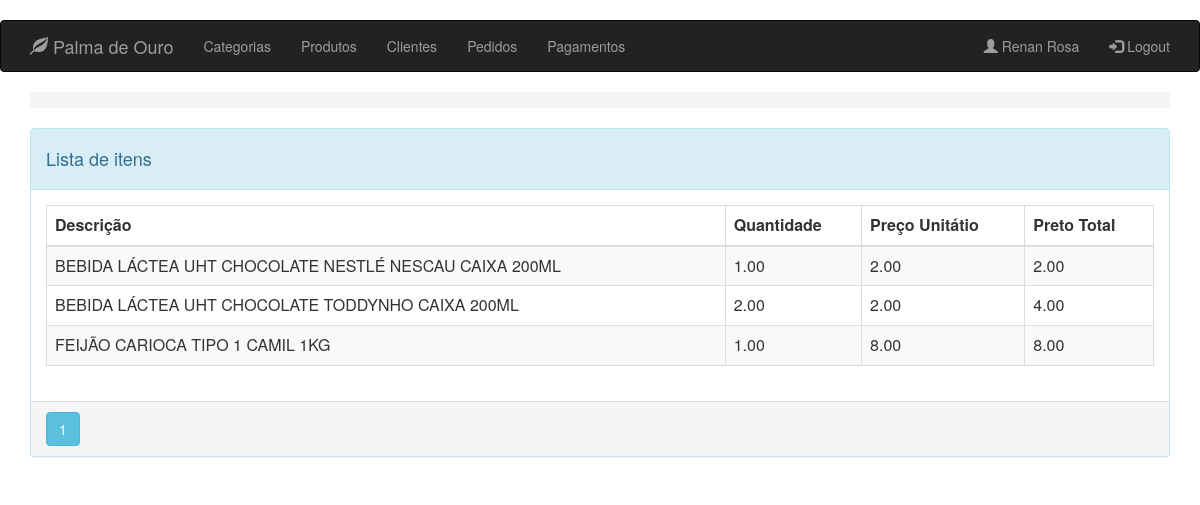
The app's page /order/1/items (signed in), older data.
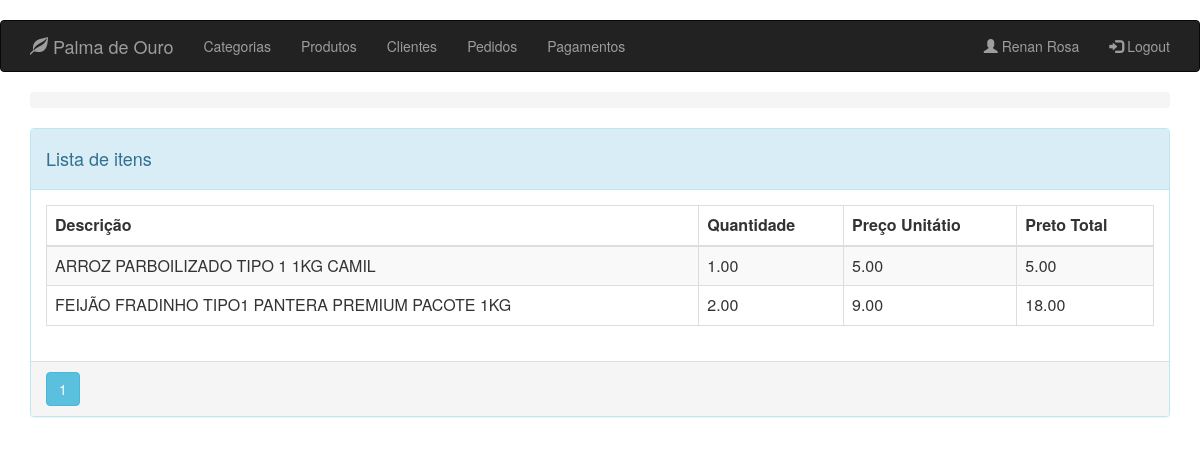
The same page, newer data.
### app/models.py (models this page shows, shortened)
class Item(db.Model):
    __tablename__ = 'items'
    id = db.Column(db.Integer, primary_key=True)
    order_id = db.Column(db.Integer, ForeignKey('orders.id'), nullable=False)
    product_id = db.Column(db.Integer, ForeignKey(
        'products.id'), nullable=False)
    quantity = db.Column(db.Numeric(5, 2), nullable=False)
    extended_cost = db.Column(db.Numeric(7, 2), nullable=False)
    order = relationship("Order", backref=backref(
        'items', order_by=id), lazy=True)
    product = relationship("Product", uselist=False)
    __table_args__ = (CheckConstraint(
        quantity >= 0.01, name='quantity_positive'),)

class Product(db.Model):
    __tablename__ = 'products'
    id = db.Column(db.Integer, primary_key=True)
    description = db.Column(db.String(64))
    image_file = db.Column(db.String(32), default='default.jpg')
    unit_cost = db.Column(db.Numeric(6, 2), nullable=False)
    is_available = db.Column(db.Boolean, nullable=False)
    code = db.Column(db.String(13), unique=True, nullable=False)
    category_id = db.Column(db.Integer, ForeignKey(
        'categories.id'), nullable=False)
    category = relationship("Category", backref=backref(
        'products', order_by=description))
    __table_args__ = (CheckConstraint(
        unit_cost >= 0.00, name='unit_cost_positive'),)

### app/routes/order/routes.py (the view)
@blueprint_order.route('/order/<int:id>/items', methods=['GET'])
@login_required
def items_order(id):
    order = Order.query.get_or_404(id)
    page = request.args.get('page', 1, type=int)
    all_items = Item.query.filter_by(order=order).paginate(page, per_page=10)
    return render_template('order/items.html', order_items=all_items)

### app/models.py (called while the page is built)
@login_manager.user_loader
def load_user(id):
    return Clerk.query.get(id)

### app/templates/order/items.html (shortened to what this page needs)
{% extends "base.html" %}
{% block page_content %}
<div class="panel panel-info">
    <div class="panel-heading">
        <div class="row">
            <div class="col col-xs-6">
                <h4>Lista de itens</h4>
            </div>
        </div>
    </div>
    <div class="panel-body">
        <table class="table table-striped table-responsive table-bordered">
            <thead>
                <tr>
                    <th>Descrição</th>
                    <th>Quantidade</th>
                    <th>Preço Unitátio</th>
                    <th>Preto Total</th>
                </tr>
            </thead>
            <tbody>
                {% for item in order_items.items %}
                <tr>
                    <td>{{ item.product.description }}</td>
                    <td>{{ item.quantity }}</td>
                    <td>{{ item.product.unit_cost }}</td>
                    <td>{{ item.extended_cost }}</td>
                </tr>
                {% endfor %}
            </tbody>
        </table>
    </div>
    <div class="panel-footer p-0">
        {% for page_number in order_items.iter_pages(left_edge=1,right_edge=1,left_current=1,right_current=2) %}
                    {% if page_number %}
                        {% if order_items.page == page_number %}
                            <a class="btn btn-info mb-4"
                               href="{{ url_for('blueprint_order.get_orders',page=page_number) }}">{{ page_number }}</a>
                        {% else %}
                            <a class="btn btn-outline-info mb-4"
                               href="{{ url_for('blueprint_order.get_orders',page=page_number) }}">{{ page_number }}</a>
                        {% endif %}
                    {% else %}
                        ...
                    {% endif %}
        {% endfor %}
    </div>
</div>
{% endblock %}

Row changes from the older to the newer data that the page shows:
removed Item: product.description "FEIJÃO CARIOCA TIPO 1 CAMIL 1KG", quantity "1.00", product.unit_cost "8.00", extended_cost "8.00"
changed Item: product.description "BEBIDA LÁCTEA UHT CHOCOLATE NESTLÉ NESCAU CAIXA 200ML" → "ARROZ PARBOILIZADO TIPO 1 1KG CAMIL"; product.unit_cost "2.00" → "5.00"; extended_cost "2.00" → "5.00"
changed Item: product.description "BEBIDA LÁCTEA UHT CHOCOLATE TODDYNHO CAIXA 200ML" → "FEIJÃO FRADINHO TIPO1 PANTERA PREMIUM PACOTE 1KG"; product.unit_cost "2.00" → "9.00"; extended_cost "4.00" → "18.00"
